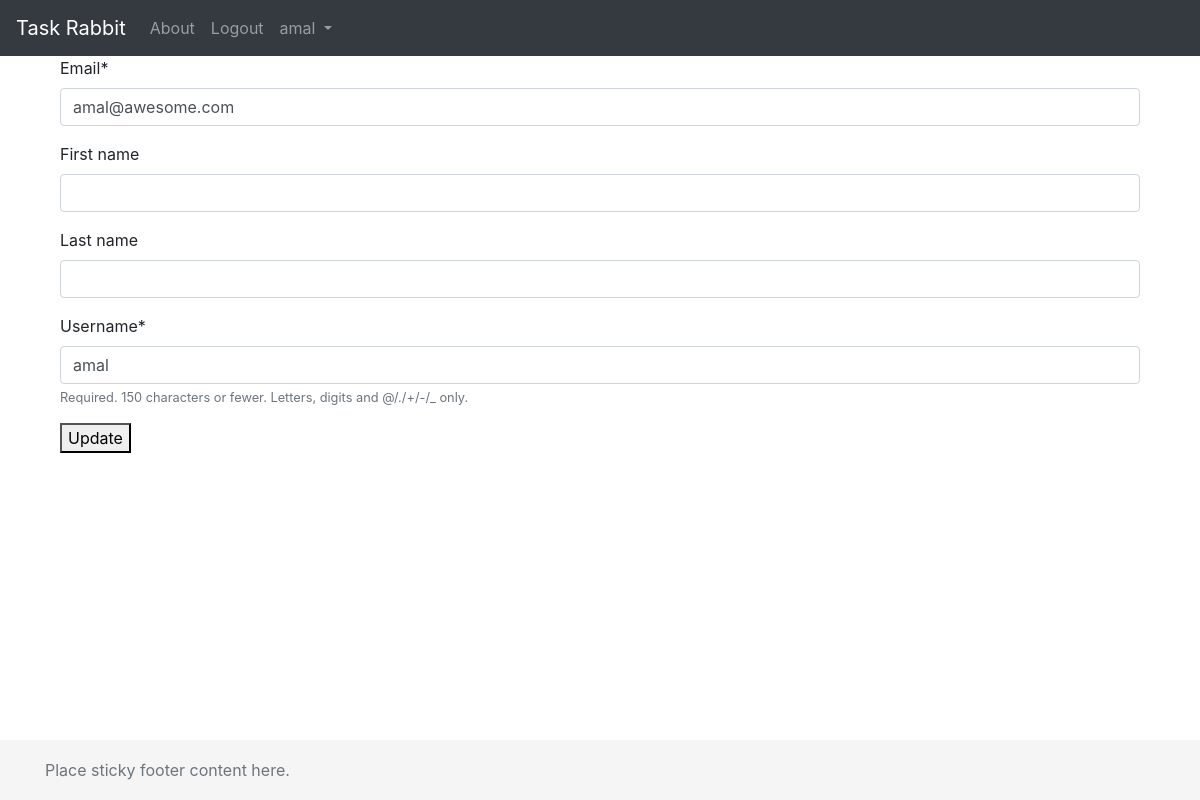
Page /users/edit_profile/ (signed in) on the committed database.
### users/models.py (models this page shows)
class User(AbstractUser):
	email = models.EmailField(unique=True)
	is_tasker = models.BooleanField(default=False)

### users/views.py (the view)
# urls.py: path('edit_profile/', views.user_edit_profile, name='edit_profile'),
def user_edit_profile(request):
	if request.user.is_tasker:
		raise Http404
	form = UserEditProfileForm(request.POST or None, instance=request.user)
	if form.is_valid():
		form.save()
		return redirect('profile')
	context = {
		"form":form,
	}
	return render(request, 'user_edit_profile.html', context)

### users/forms.py
class UserEditProfileForm(forms.ModelForm):
    class Meta:
        model = User
        fields = ['email', 'first_name', 'last_name' ,'username']

### users/templates/user_edit_profile.html (shortened to what this page needs)
{% extends "base.html" %}
{% load static %}
{% load crispy_forms_tags %}
{% block content %}
<div class="container" >
	<div class="center" class="card card-body">
		 <form action="{% url 'edit_profile' %}" method="POST">
			        {{form|crispy}}
			   <button type="submit">Update</button>
		</form>
  </div>
</div>
{% endblock content %}

### users/templates/navbar.html (shortened to what this page needs)
<nav class="navbar navbar-expand-md navbar-dark bg-dark">
  <a class="navbar-brand" href="{% url 'home' %}">Task Rabbit</a>
  <div class="collapse navbar-collapse" id="navbarSupportedContent">
    <ul class="navbar-nav mr-auto">
      <li class="nav-item">
        <a class="nav-link" href="{% url 'about' %}">About</a>
      </li>
      {% if request.user.is_authenticated %}
        <li class="nav-item">
          <a class="nav-link" href="{% url 'signout' %}">Logout</a>
        </li>
        <li class="nav-item dropdown">
          <a class="nav-link dropdown-toggle" href="#" id="navbarDropdown" role="button" data-toggle="dropdown" aria-haspopup="true" aria-expanded="false">
            {{request.user}}
          </a>
        </li>
      {% endif %}
    </ul>
</div>
</nav>

### users/templates/base.html (style rules this page uses)
button { width: unset!important; }
html { position: relative; min-height: 100%; }
body { margin-bottom: 60px; }

### rows in the picture
User: user "amal", email "amal@awesome.com", username "amal"
